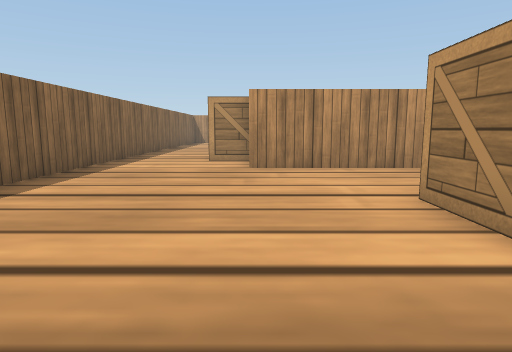
[1] (above)

21 first-person views from a walk through a world built for the Webots simulator. The camera is 0.05 m above the floor, tilts 8° down and sees 75° across. The floor is counted in squares, 0.05 m on a side. Each view is taken from the middle of a square. On the plan, view 1 faces up. The plan holds only what a view shows up to about 13 squares ahead; the rest is blank. The robots in the file are not drawn. Webots' stock objects and surfaces are drawn as simple stand-ins.

[2]
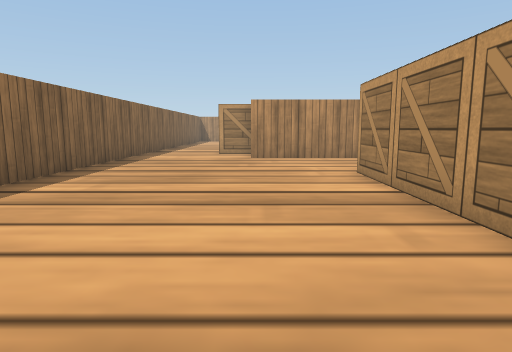

[3]
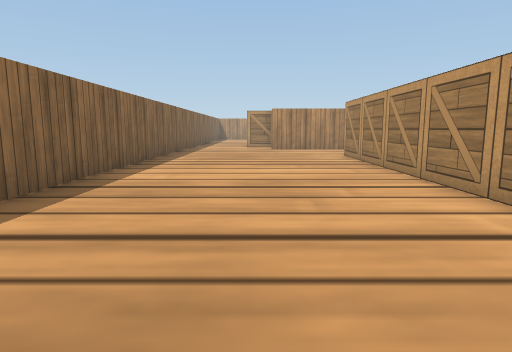

[4]
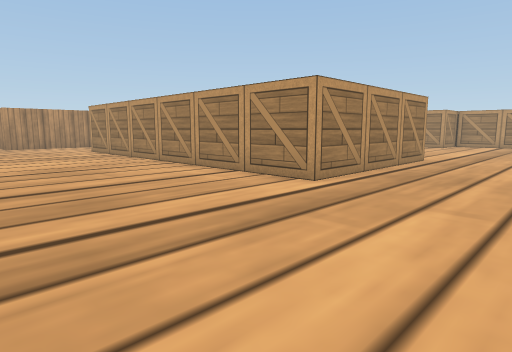

[5]
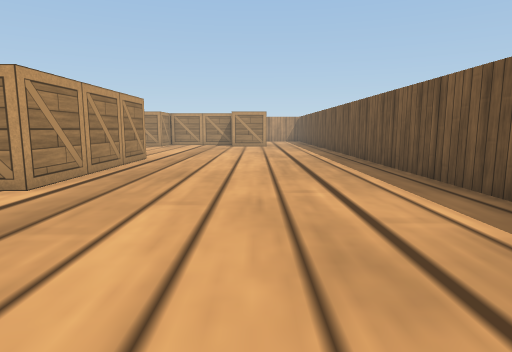

[6]
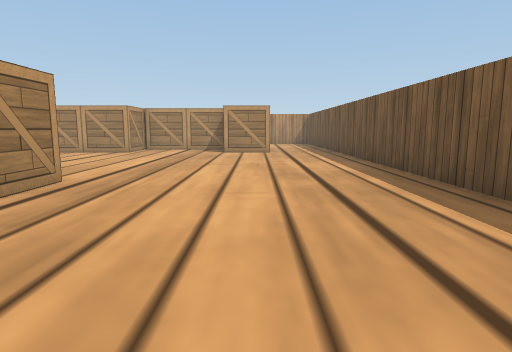

[7]
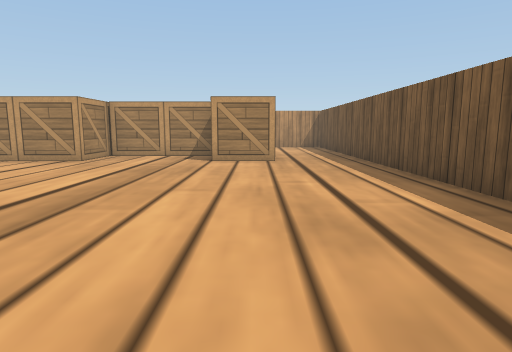

[8]
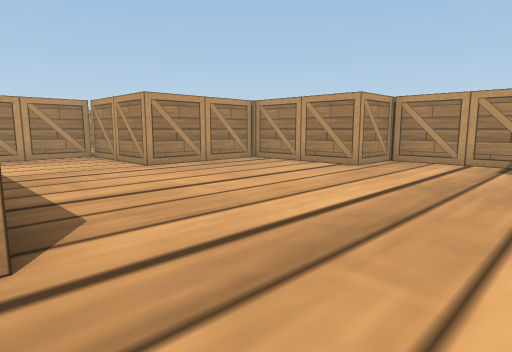

[9]
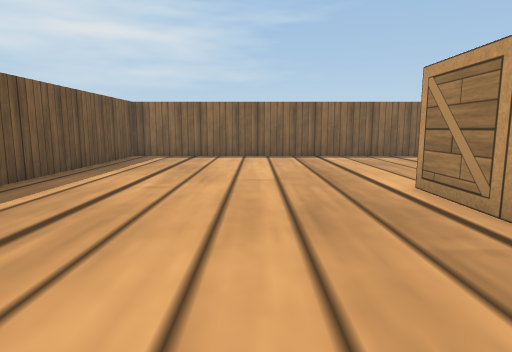

[10]
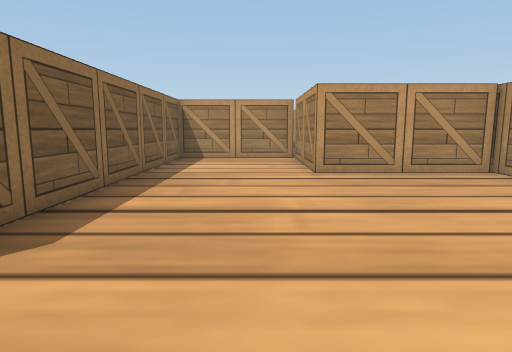

[11]
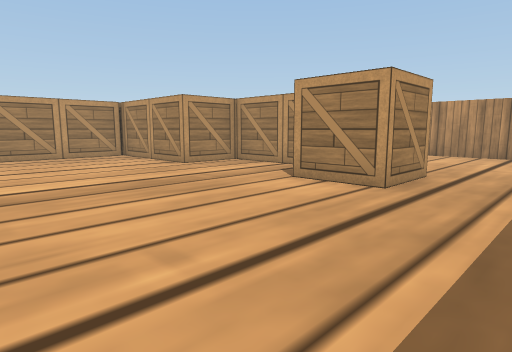

[12]
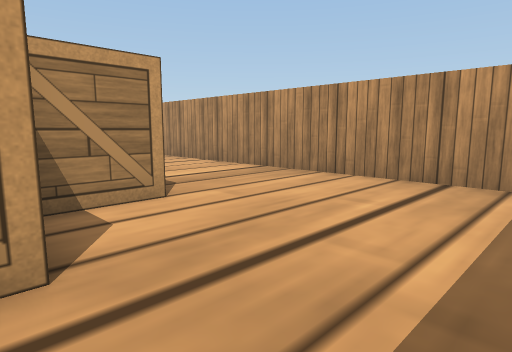

[13]
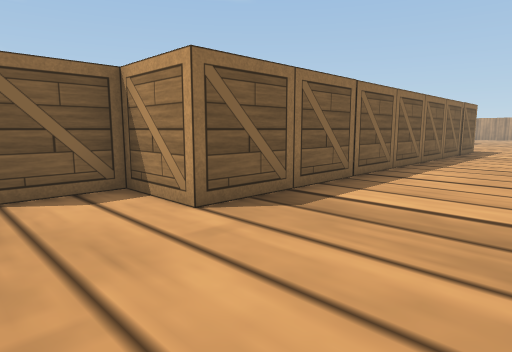

[14]
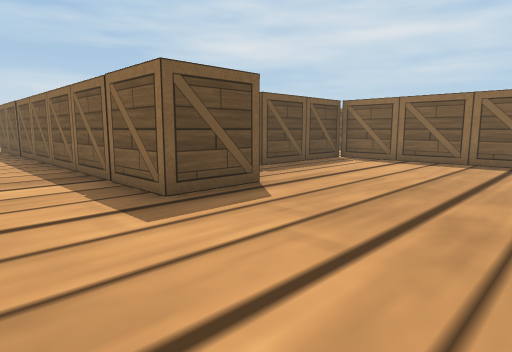

[15]
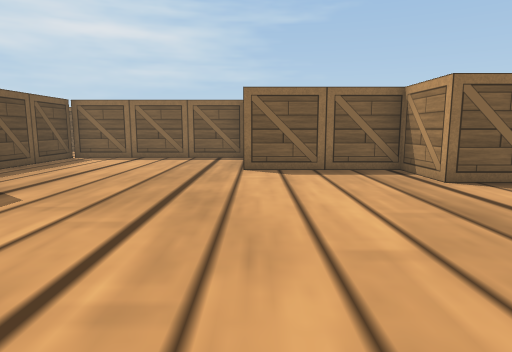

[16]
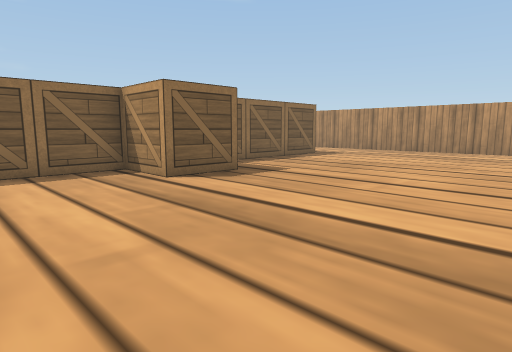

[17]
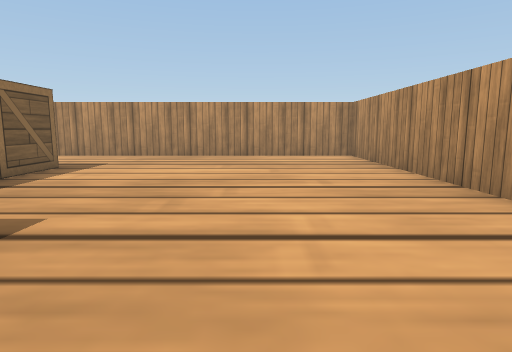

[18]
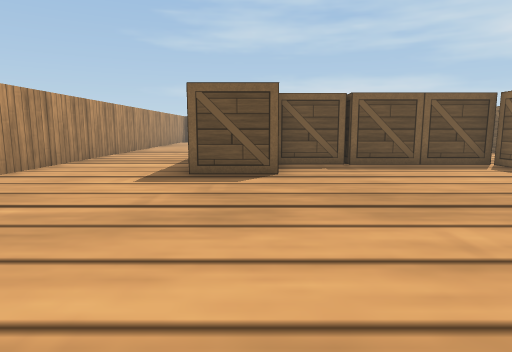

[19]
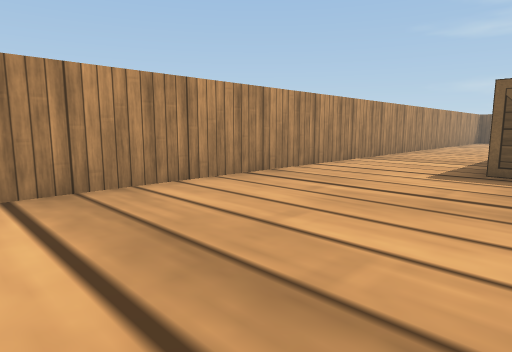

[20]
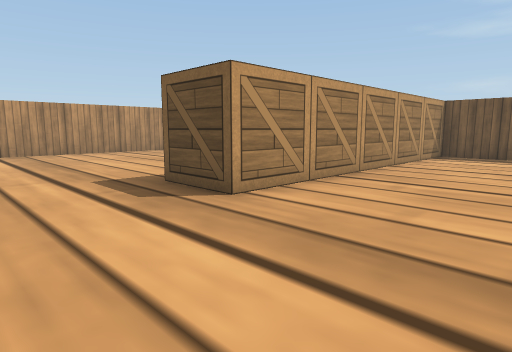

[21]
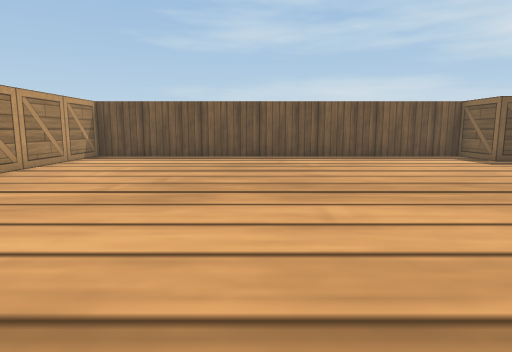

### Floor plan
Key: @ floor where view 1 was taken; # wall or solid block; . floor; B wooden box.
Columns run from 5 left of view 1 to 25 right of it. Each row starts with its distance up from view 1.
 25                   #############
 24                ...............#
 23              . ...............#
 22             ..................#
 21            ........BB.........#
 20           .........B B........#
 19           .........B B........#
 18          ..........B B........#
 17         ...........B B........#
 16        ............B B........
 15        ............B  ........
 14       .............B   B.....
 13 #...  .............B BBB......
 12 #...BB.............B B........#
 11 #...BB#############B B........#
 10 #.... ####       #   B........#
  9 #....#####       #   B........#
  8 #.........       B............#
  7 #.........       B............#
  6 #........        B............#
  5 #.......B        B............#
  4 #......B         B......BB....#
  3 #......B     BBBBB......BB....#
  2 #......B     B...BBBBBBB B....#
  1 #......B     B...B       B....#
  0 #....@.B     B...B       B....#
 -1 #......B     B...BBBBBB  B....#
 -2 #......B     B........B  B....#
 -3 #......B     B........B  B....#
 -4 #......B     B........B  B....#
 -5 #......B     B........BBBB....#
 -6 #......B     B..........BB....#
 -7 #......BBBBBBB..........BB....#
 -8 #.......................BB....#
 -9 #.......................BB....#
-10 #.....................BBB.....#
-11 #.....................BB......#
-12 #.............................#
-13 #.............................#
-14 #...........................
-15 #########################

Positions as (right, up) in squares from view 1, and headings:
1: (0, 0), facing up
2: (0, -3), facing up
3: (-1, -8), facing up
4: (-3, -11), facing up-right
5: (-3, -11), facing right
6: (2, -11), facing right
7: (6, -11), facing right
8: (8, -10), facing up-right
9: (8, -10), facing left
10: (11, -9), facing up
11: (11, -14), facing up-right
12: (18, -14), facing up-right
13: (24, -12), facing up-left
14: (23, 9), facing down-left
15: (24, 9), facing left
16: (24, 9), facing up-left
17: (21, 12), facing up
18: (19, 12), facing down
19: (19, 13), facing down-right
20: (10, 24), facing down-right
21: (8, 23), facing down
